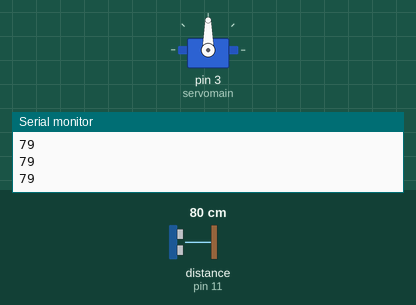
Simulated run of this sketch. Board: Arduino Uno, built with avr-gcc and run on an emulated ATmega328P. On the bench: servo, the last lines printed to the serial monitor. Wiring (inferred from the names in the program): ultrasonic range finder: trigger pin 10; echo pin 11. The test bench sets the inputs (shaded band); at power-on: distance to the obstacle (sensor on pin 11) 80 cm. The echo pulse lasts 58.3 µs per cm.

Above: at 1.2 s.
1.3 s: distance to the obstacle (sensor on pin 11) set to 32 cm
2.8 s: distance to the obstacle (sensor on pin 11) set to 28 cm
At 3.3 s:
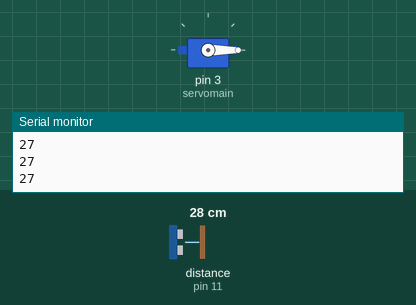
4.3 s: distance to the obstacle (sensor on pin 11) set to 35 cm
At 4.6 s:
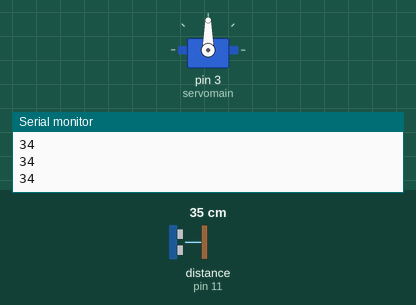
5.8 s: distance to the obstacle (sensor on pin 11) set to 2 cm
At 6.6 s:
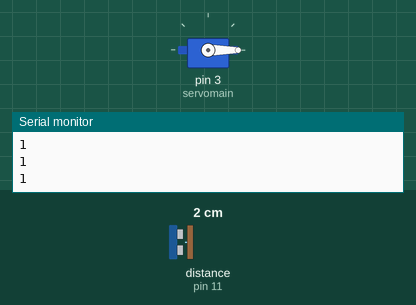
Timing chart, 0 to 8.3 s (numbered marks = the images above; inputs shaded):
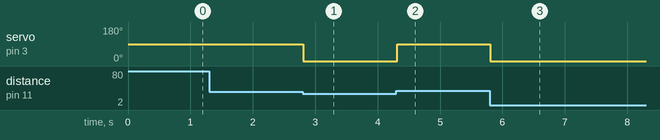

The sketch:

smartbin.ino
```cpp
#include <Servo.h>

Servo servomain;
int trigpin=10;
int echopin=11;
int distance;

long duration;


void setup()
{
  Serial.begin(9600);
  servomain.attach(3);
  pinMode(trigpin,OUTPUT);
  pinMode(echopin,INPUT);

}
void loop()


{
  digitalWrite(trigpin,LOW);
  delayMicroseconds(2);
  digitalWrite(trigpin,HIGH);
  delayMicroseconds(30);
  digitalWrite(trigpin,LOW);
  duration=pulseIn(echopin,HIGH);
  distance=duration*0.0342/2;
  Serial.println(distance);

if(distance<30)
{
  servomain.write(0);
  delay(15);
}
else
{
  servomain.write(

    90);
  delay(10);

}
}
```

Measured:
- the behaviour switches between 31 and 30 cm on distance to the obstacle (sensor on pin 11) (found by bisection; images 0 and 1)
- after the input at 2.8 s, servo on pin 3 (servomain): 90° → 0° at once
- after the input at 4.3 s, servo on pin 3 (servomain): 0° → 90° at once
- after the input at 5.8 s, servo on pin 3 (servomain): 90° → 0° at once
